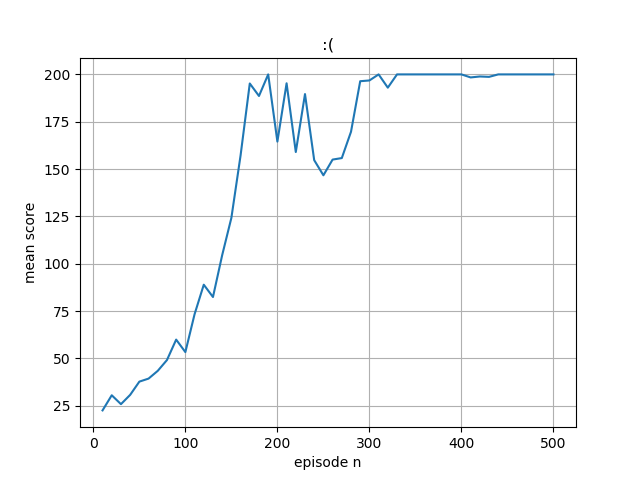

Source code (Python):
import numpy as np
import gym
import sys
import tensorflow as tf 
import matplotlib
import matplotlib.pyplot as plt
actor_model = tf.keras.models.Sequential([
  tf.keras.layers.Dense(128,input_shape=(1,4),activation='relu'),
  tf.keras.layers.Dense(2, activation='softmax')
])

critic_model = tf.keras.models.Sequential([
  tf.keras.layers.Dense(128,input_shape=(1,4),activation='relu'),
  tf.keras.layers.Dense(1)
])
optimizer = tf.keras.optimizers.Adam(learning_rate = 0.01)
actor_model.summary()
episode_n=[]
mean_score=[]
ent_coef=0.001
def update_policy():
 # exit()
 losses_actor=[]
 losses_critic=[]
 entropy_losses_actor=[]

 with tf.GradientTape(persistent=True) as tape:
  for x in replay_buffer:
   for state,action,reward in x:
     logits = actor_model(state)
     entropy_losses_actor.append(logits*tf.math.log(logits))
     value=critic_model(state)

     losses_critic.append(tf.keras.losses.MSE(reward,value))
     reward=reward-value
     losses_actor.append(-tf.math.log(tf.gather(tf.squeeze(logits),tf.convert_to_tensor(action)))*reward)
  

  losses_actor=tf.math.reduce_sum(losses_actor)
  losses_critic=tf.math.reduce_sum(losses_critic)
  losses_actor/=batch_size
  losses_critic/=batch_size
  
  entropy_losses_actor=tf.math.reduce_mean(entropy_losses_actor)
  losses_actor=losses_actor-ent_coef*entropy_losses_actor


 grads = tape.gradient(losses_actor, actor_model.trainable_variables)
 # grads, _ = tf.clip_by_global_norm(grads, 0.5)
 optimizer.apply_gradients(zip(grads, actor_model.trainable_variables))

 grads2 = tape.gradient(losses_critic, critic_model.trainable_variables)
 # grads2, _ = tf.clip_by_global_norm(grads2, 0.5)
 optimizer.apply_gradients(zip(grads2, critic_model.trainable_variables))


def discount_normalize_rewards(r, gamma = 0.99):
    discounted_r = np.zeros_like(r)
    running_add = 0
    for t in reversed(range(0, r.size)):
        running_add = running_add * gamma + r[t]
        discounted_r[t] = running_add
    discounted_r -= np.mean(discounted_r)
    discounted_r /= np.std(discounted_r)
    return discounted_r
env = gym.make('CartPole-v0')
env.seed(1)
# env._max_episode_steps = 1000
episodes = 500
batch_size = 10
score=0
replay_buffer=[]
for e in range(episodes):
  
  state = env.reset()
  
  episode_memory = []
  episode_score = 0
  done = False 
  while not done:
    state = state.reshape([1,4])
    logits = actor_model(state)
    a_dist = logits.numpy()
    a = np.random.choice(a_dist[0],p=a_dist[0])  # Choose random action with p = action 
    a, = np.where(a_dist[0] == a)
    a=a[0] #need numpy int64

    next_state, reward, done, _ = env.step(a) # make the choosen action 
    episode_score +=reward
    episode_memory.append([state,a,reward])
    state=next_state
  episode_memory=np.array(episode_memory)
  episode_memory[:,2] = discount_normalize_rewards(episode_memory[:,2])
  replay_buffer.append(episode_memory)
  score+=episode_score

  print("Episode  {}  Score  {}".format(e+1, episode_score))
  if (e+1) % batch_size == 0:
    episode_n.append(e+1)
    mean_score.append(score/batch_size)
    print("Episode  mean  score  {}".format(score/batch_size))
    update_policy()
    replay_buffer=[]
    score=0
    print("==Policy Updated==")

fig, ax = plt.subplots()
ax.plot(episode_n, mean_score)
ax.set(xlabel='episode n', ylabel='mean score',title=':(')
ax.grid()
fig.savefig("pg_w_baseline.png")
plt.show()
  